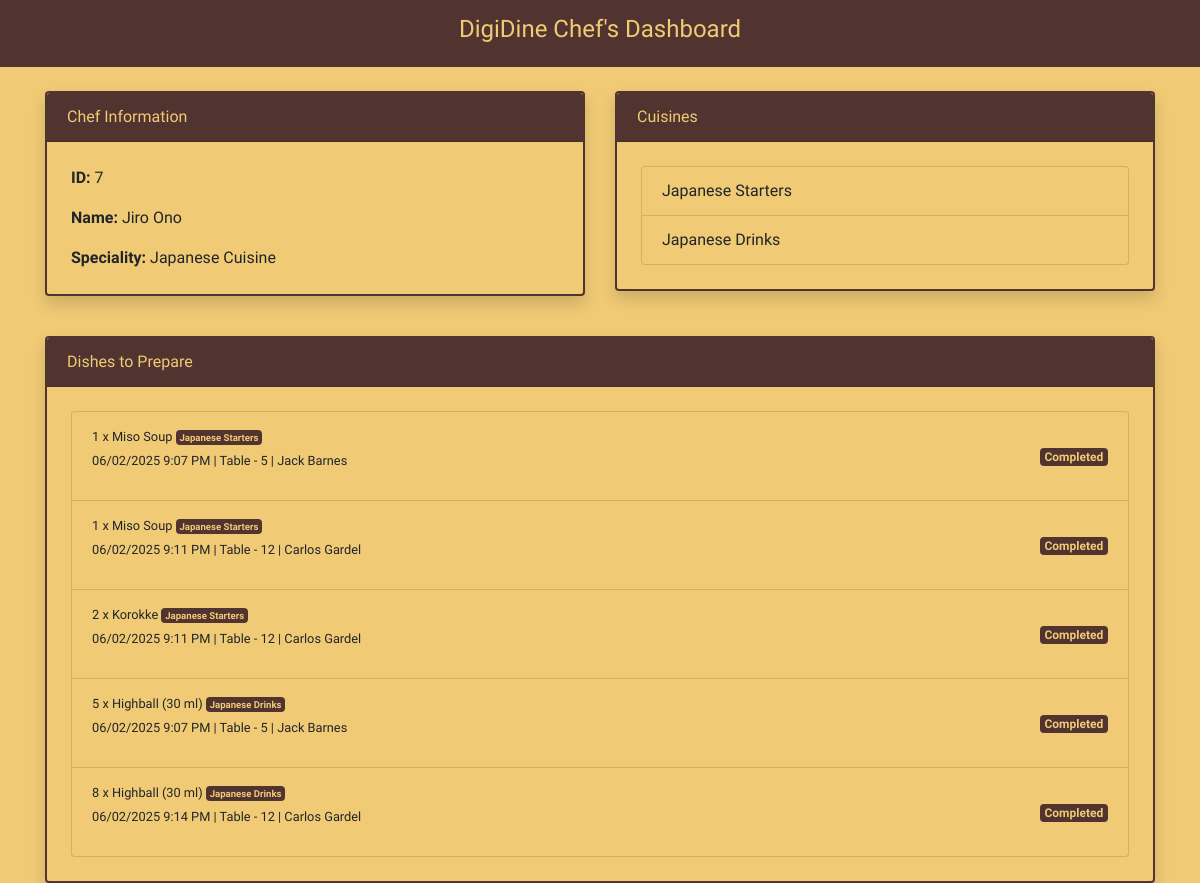
/chefs/7/, run on the app's committed database.
### home/models.py (models this page shows, shortened)
class Chef(models.Model):
    name = models.CharField(max_length=100)
    speciality = models.CharField(max_length=100)

class Cuisine(models.Model):
    name = models.CharField(max_length=100)
    chefs = models.ForeignKey(Chef, on_delete=models.CASCADE)

class OrderItem(models.Model):
    order = models.ForeignKey(Order, on_delete=models.CASCADE)
    dish = models.ForeignKey(Dish, on_delete=models.CASCADE)
    quantity = models.PositiveIntegerField()
    is_done = models.BooleanField(default=False)

class Dish(models.Model):
    name = models.CharField(max_length=100)
    image = models.ImageField(upload_to='media/')
    description = models.TextField()
    price = models.FloatField()
    cuisine = models.ForeignKey(Cuisine, on_delete=models.CASCADE)
    avaibility = models.BooleanField(default=True)
    cooking_time = models.CharField(max_length=100, default='10 min')

class Order(models.Model):
    dishes = models.ManyToManyField(Dish, through='OrderItem')
    order_time = models.DateTimeField(auto_now_add=True)
    customer_id = models.ForeignKey(Customer, on_delete=models.CASCADE)

class Customer(models.Model):
    name = models.CharField(max_length=100)
    table_number = models.IntegerField()
    persons = models.IntegerField()

### home/views.py (the view)
# urls.py: path('chefs/<int:pk>/', views.chefs, name='chefs'),
def chefs(request, pk):
    chef = Chef.objects.get(pk=pk)
    cuisines = Cuisine.objects.filter(chefs=chef)
    order_items = OrderItem.objects.filter(dish__cuisine__chefs=chef).order_by('is_done')
    customers = Customer.objects.all()
    return render(request, 'chef.html', {
        'chefs': chef,
        'cuisines': cuisines,
        'orders': order_items,
        'customers': customers
    })

### home/templates/chef.html (shortened to what this page needs)
{% extends 'base.html' %}
{% block content %}
<header class="text-center">
    <h4 style="color: #f0ca75;">DigiDine Chef's Dashboard</h4>
</header>
<main class="container mt-4">
    <div class="row mb-4">
        <div class="col-md-6 mb-3">
            <div class="card shadow">
                <div class="card-header">Chef Information</div>
                    <div class="card-body">
                        <p class="card-text"><strong>ID:</strong> {{ chefs.id }}</p>
                        <p class="card-text"><strong>Name:</strong> {{ chefs.name }}</p>
                        <p class="card-text"><strong>Speciality:</strong> {{ chefs.speciality }}</p>
                    </div>
                </div>
            </div>
            <div class="col-md-6 mb-3">
                <div class="card shadow">
                    <div class="card-header">Cuisines</div>
                        <div class="card-body">
                            <ol class="list-group">
                                {% for cuisine in cuisines %}
                                    <li class="list-group-item">{{ cuisine.name }}</li>
                                {% empty %}
                                    <li class="list-group-item">No cuisines available.</li>
                                {% endfor %}
                            </ol>
                        </div>
                    </div>
                </div>
            </div>
            <section>
                <div class="card shadow">
                    <div class="card-header d-flex justify-content-between align-items-center">
                        <span>Dishes to Prepare</span>
                    </div>
                    <div class="card-body">
                        <ol class="list-group" id="dishes-list">
                            {% for order_item in orders %}
                                <li class="list-group-item d-flex justify-content-between align-items-center dish-item"
                                    data-orderitem-id="{{ order_item.id }}"
                                    data-dish-name="{{ order_item.dish.name|lower }}">
                                    <div>
                                        <p><small>
                                            {{ order_item.quantity }} x {{ order_item.dish.name }}
                                            <span class="badge badge-done">{{ order_item.dish.cuisine.name }}</span>
                                            <br> {{ order_item.order.order_time|date:"d/m/Y g:i A" }}
                                            | Table - {{order_item.order.customer_id.table_number}}
                                            {% for customer in customers %}
                                                {% if customer.id == order_item.order.customer_id.id %}
                                                    | {{ customer.name }}
                                                {% endif %}
                                            {% endfor %}
                                        </small></p>
                                    </div>
                                    <div>
                                        {% if not order_item.is_done %}
                                            <button class="btn btn-warning btn-sm mark-done-btn" data-id="{{ order_item.id }}">Pending</button>
                                        {% else %}
                                            <span class="badge badge-done">Completed</span>
                                        {% endif %}
                                    </div>
                                </li>
                            {% empty %}
                                <li class="list-group-item">No dishes to prepare at the moment.</li>
                            {% endfor %}
                        </ol>
                    </div>
                </div>
            </section>
</main>
{% endblock %}

### home/templates/base.html (style rules this page uses)
body { font-family: 'Yatra One', serif; background-color: #f0ca75; }
header { background-color: #513430; color: #f0ca75; padding: 15px 0; }
.card-header { background-color: #513430; color: #f0ca75; }
.card { border: 2px solid #513430; background-color: #f0ca75; box-shadow: 0px 4px 8px rgba(81, 52, 48, 0.1); transition: all 0.3s ease-in-out; }
.card-body { padding: 1.5rem; }
.list-group-item { background-color: #f0ca75; }
.badge-done { color: #f0ca75; background-color: #513430; }

### data on the page
Chef: id "7", name "Jiro Ono", speciality "Japanese Cuisine"
Cuisine: name "Japanese Starters"
Cuisine: name "Japanese Drinks"
OrderItem: quantity "1", dish.name "Miso Soup", dish.cuisine.name "Japanese Starters", order.order_time "06/02/2025 9:07 PM", order.customer_id.table_number "5", is_done "Completed"
Customer: name "Jack Barnes"
OrderItem: quantity "1", dish.name "Miso Soup", dish.cuisine.name "Japanese Starters", order.order_time "06/02/2025 9:11 PM", order.customer_id.table_number "12", is_done "Completed"
Customer: name "Carlos Gardel"
OrderItem: quantity "2", dish.name "Korokke", dish.cuisine.name "Japanese Starters", order.order_time "06/02/2025 9:11 PM", order.customer_id.table_number "12", is_done "Completed"
OrderItem: quantity "5", dish.name "Highball (30 ml)", dish.cuisine.name "Japanese Drinks", order.order_time "06/02/2025 9:07 PM", order.customer_id.table_number "5", is_done "Completed"
OrderItem: quantity "8", dish.name "Highball (30 ml)", dish.cuisine.name "Japanese Drinks", order.order_time "06/02/2025 9:14 PM", order.customer_id.table_number "12", is_done "Completed"
